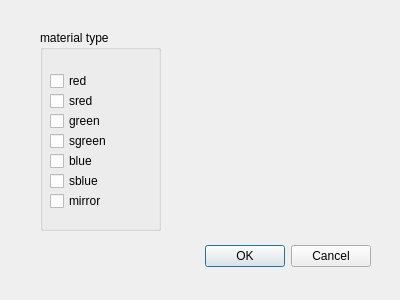
<?xml version="1.0" encoding="UTF-8"?>
<ui version="4.0">
 <class>MaterialParaEdit</class>
 <widget class="QDialog" name="MaterialParaEdit">
  <property name="geometry">
   <rect>
    <x>0</x>
    <y>0</y>
    <width>400</width>
    <height>300</height>
   </rect>
  </property>
  <property name="windowTitle">
   <string>Dialog</string>
  </property>
  <widget class="QDialogButtonBox" name="buttonBox">
   <property name="geometry">
    <rect>
     <x>30</x>
     <y>240</y>
     <width>341</width>
     <height>32</height>
    </rect>
   </property>
   <property name="orientation">
    <enum>Qt::Horizontal</enum>
   </property>
   <property name="standardButtons">
    <set>QDialogButtonBox::Cancel|QDialogButtonBox::Ok</set>
   </property>
  </widget>
  <widget class="QGroupBox" name="groupBox">
   <property name="geometry">
    <rect>
     <x>40</x>
     <y>30</y>
     <width>121</width>
     <height>201</height>
    </rect>
   </property>
   <property name="title">
    <string>material type</string>
   </property>
   <widget class="QCheckBox" name="checkBox">
    <property name="geometry">
     <rect>
      <x>10</x>
      <y>40</y>
      <width>97</width>
      <height>22</height>
     </rect>
    </property>
    <property name="text">
     <string>red</string>
    </property>
   </widget>
   <widget class="QCheckBox" name="checkBox_2">
    <property name="geometry">
     <rect>
      <x>10</x>
      <y>60</y>
      <width>97</width>
      <height>22</height>
     </rect>
    </property>
    <property name="text">
     <string>sred</string>
    </property>
   </widget>
   <widget class="QCheckBox" name="checkBox_3">
    <property name="geometry">
     <rect>
      <x>10</x>
      <y>80</y>
      <width>97</width>
      <height>22</height>
     </rect>
    </property>
    <property name="text">
     <string>green</string>
    </property>
   </widget>
   <widget class="QCheckBox" name="checkBox_4">
    <property name="geometry">
     <rect>
      <x>10</x>
      <y>100</y>
      <width>97</width>
      <height>22</height>
     </rect>
    </property>
    <property name="text">
     <string>sgreen</string>
    </property>
   </widget>
   <widget class="QCheckBox" name="checkBox_5">
    <property name="geometry">
     <rect>
      <x>10</x>
      <y>120</y>
      <width>97</width>
      <height>22</height>
     </rect>
    </property>
    <property name="text">
     <string>blue</string>
    </property>
   </widget>
   <widget class="QCheckBox" name="checkBox_6">
    <property name="geometry">
     <rect>
      <x>10</x>
      <y>140</y>
      <width>97</width>
      <height>22</height>
     </rect>
    </property>
    <property name="text">
     <string>sblue</string>
    </property>
   </widget>
   <widget class="QCheckBox" name="checkBox_7">
    <property name="geometry">
     <rect>
      <x>10</x>
      <y>160</y>
      <width>97</width>
      <height>22</height>
     </rect>
    </property>
    <property name="text">
     <string>mirror</string>
    </property>
   </widget>
  </widget>
  <widget class="QLabel" name="label">
   <property name="geometry">
    <rect>
     <x>170</x>
     <y>30</y>
     <width>190</width>
     <height>190</height>
    </rect>
   </property>
   <property name="cursor">
    <cursorShape>ArrowCursor</cursorShape>
   </property>
   <property name="text">
    <string/>
   </property>
  </widget>
 </widget>
 <resources/>
 <connections>
  <connection>
   <sender>buttonBox</sender>
   <signal>accepted()</signal>
   <receiver>MaterialParaEdit</receiver>
   <slot>accept()</slot>
   <hints>
    <hint type="sourcelabel">
     <x>248</x>
     <y>254</y>
    </hint>
    <hint type="destinationlabel">
     <x>157</x>
     <y>274</y>
    </hint>
   </hints>
  </connection>
  <connection>
   <sender>buttonBox</sender>
   <signal>rejected()</signal>
   <receiver>MaterialParaEdit</receiver>
   <slot>reject()</slot>
   <hints>
    <hint type="sourcelabel">
     <x>316</x>
     <y>260</y>
    </hint>
    <hint type="destinationlabel">
     <x>286</x>
     <y>274</y>
    </hint>
   </hints>
  </connection>
 </connections>
</ui>
